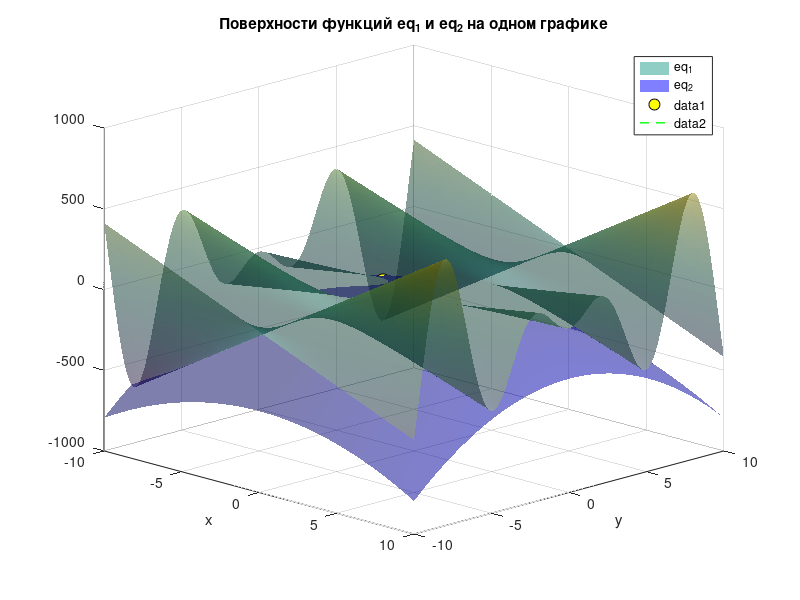

MATLAB code to generate this figure:
% Pavel Shago V2
%%  Task 2

eq_1 = @(x, y) 2.*x + 8.*y.*x.*sin(y) - 3;
eq_2 = @(x, y) 4 - 3.*x.^2 - 5.*y.^2;

[x, y] = meshgrid(linspace(-10, 10, 400), linspace(-10, 10, 400));

z1 = eq_1(x, y);
z2 = eq_2(x, y);

h = figure;
surf(x, y, z1, 'EdgeColor', 'none', 'FaceAlpha', 0.5);
hold on;

surf(x, y, z2, 'FaceColor', 'blue', 'FaceAlpha', 0.5, 'EdgeColor', 'none');
title('Поверхности функций eq_1 и eq_2 на одном графике');
xlabel('x');
ylabel('y');
legend({'eq_1', 'eq_2'});
a = [-4, 2, -100];
plot3(a(1), a(2), a(3), 'o', 'MarkerSize', 10, 'MarkerFaceColor', 'yellow', 'MarkerEdgeColor', 'black');
view(45, 20);
light;
material shiny;

distance_func = @(w) sqrt((w(1) - a(1)).^2 + (w(2) - a(2)).^2 + (eq_2(w(1), w(2)) - a(3)).^2);
min_distance = fminsearch(@(w) distance_func(w), [5, 2.3]);
plot3([a(1), min_distance(1)], [a(2), min_distance(2)], 
  [a(3), eq_2(min_distance(1), min_distance(2))], 'g--', 'LineWidth', 1);



hold off;
waitfor(h);
